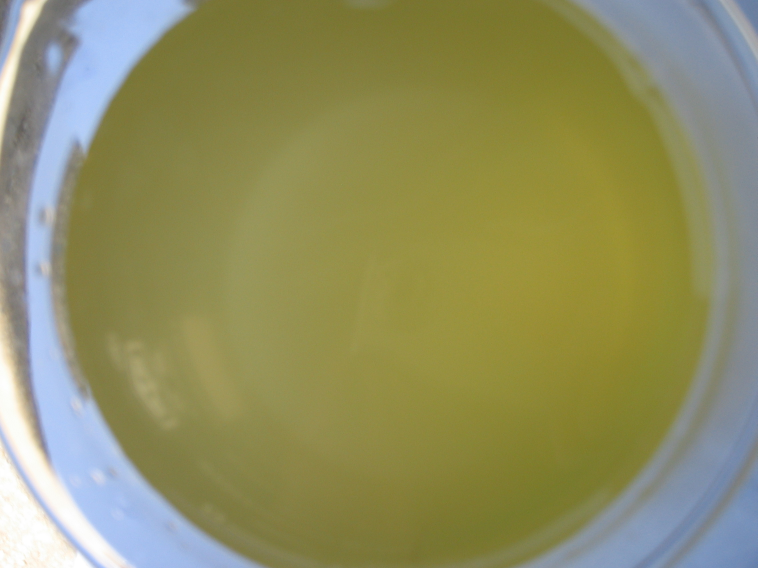
#> input picture project4/code/图片/1_11.jpg, 2272 x 1704 px, found by its file name (shown at 1/3 size); its folder holds only this picture in this run
$ python 11.3.py
#> lines starting #> are read from the running program, lines starting #| are printed output that depends on the picture
# -*- coding: utf-8 -*-
import os
file='F:\\新教材资料\\水色图像水质评价\\图片'
d=os.listdir(file)   #所有图片文件名
path=file+'\\'+d[0]  #第一个图片文件的完整路径
print(path)

from PIL import Image
import numpy as np
img = Image.open(path) #读取图片
#> img is the input picture: PIL image 2272x1704 RGB; mean R, G, B 143.9, 143.1, 96.2
img=img.resize((60,60)) #更改图片大小
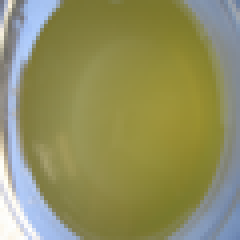
#> img: PIL image 60x60 RGB (shown 4 times larger); mean R, G, B 143.9, 143, 96.2
im= img.split()        #分离RGBA通道
R=im[0]
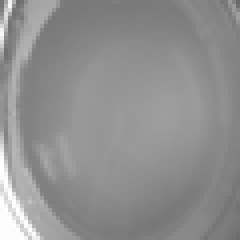
#> R: PIL image 60x60 L (shown 4 times larger); min 105, max 255, mean 143.9
G=im[1]
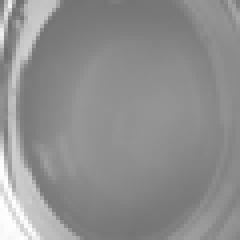
#> G: PIL image 60x60 L (shown 4 times larger); min 110, max 255, mean 143
B=im[2]
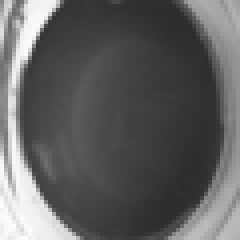
#> B: PIL image 60x60 L (shown 4 times larger); min 44, max 254, mean 96.2
img1=img.convert('L') #转化为灰图
img1=np.array(img1)   #将图像类型转换为整型
import matplotlib.pyplot as plt
plt.imshow(img1,cmap='gray')
plt.show() #显示灰图

$ run again, on project4/code/图片/1_19.jpg
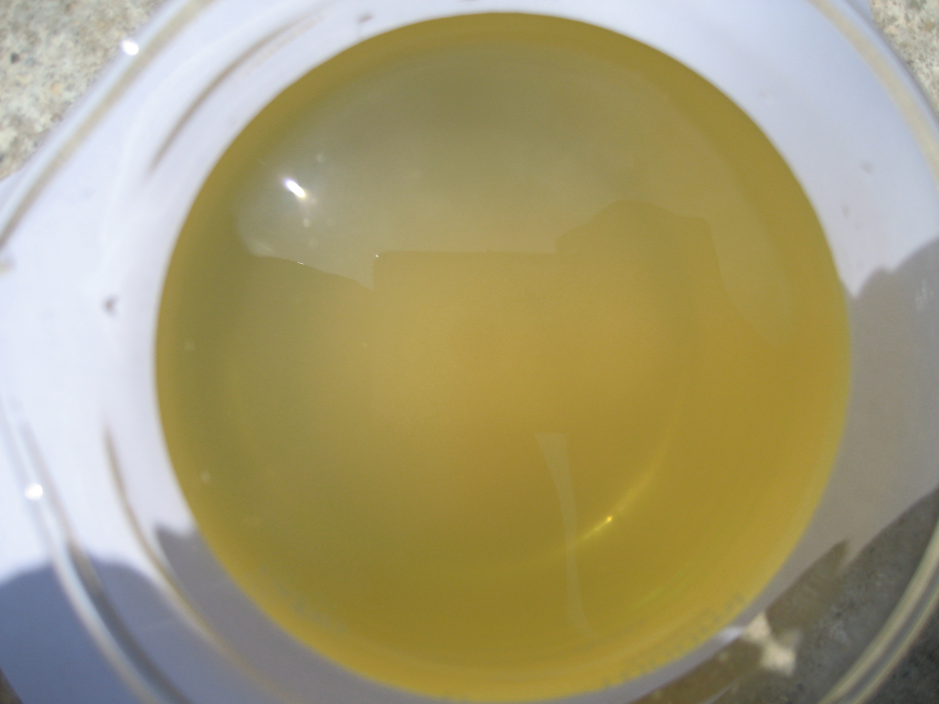
#> input picture project4/code/图片/1_19.jpg, 2816 x 2112 px, found by its file name (shown at 1/3 size)
#> img is the input picture: PIL image 2816x2112 RGB; mean R, G, B 164, 154.9, 117.1
#> img: PIL image 60x60 RGB
#> `G=im[1]`:
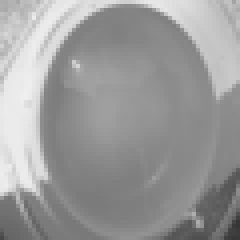
#> G: PIL image 60x60 L (shown 4 times larger); min 54, max 239, mean 154.9
#> `B=im[2]`:
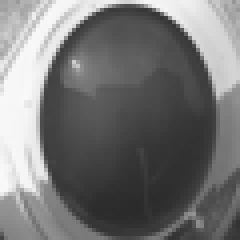
#> B: PIL image 60x60 L (shown 4 times larger); min 42, max 249, mean 117.1

$ run again, on project4/code/图片/1_20.jpg
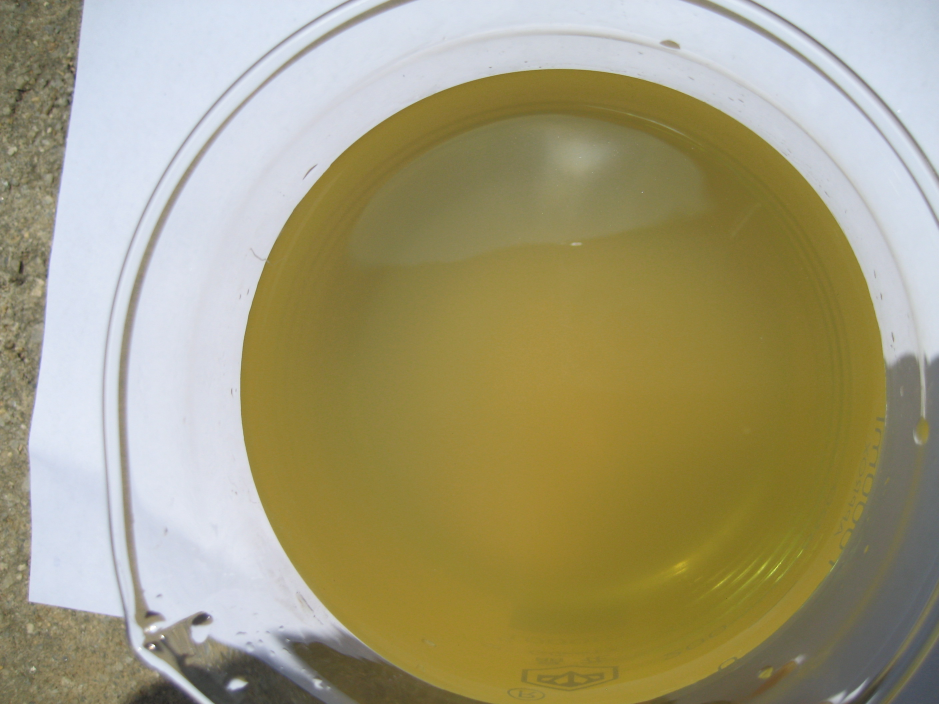
#> input picture project4/code/图片/1_20.jpg, 2816 x 2112 px, found by its file name (shown at 1/3 size)
#> img is the input picture: PIL image 2816x2112 RGB; mean R, G, B 162.9, 155.8, 121.8
#> img: PIL image 60x60 RGB
#> `G=im[1]`:
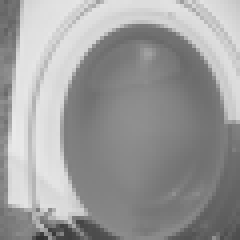
#> G: PIL image 60x60 L (shown 4 times larger); min 49, max 233, mean 155.8
#> `B=im[2]`:
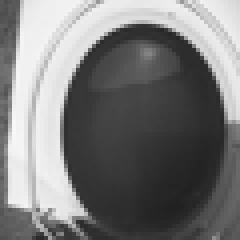
#> B: PIL image 60x60 L (shown 4 times larger); min 33, max 247, mean 121.8

$ run again, on project4/code/图片/1_15.jpg
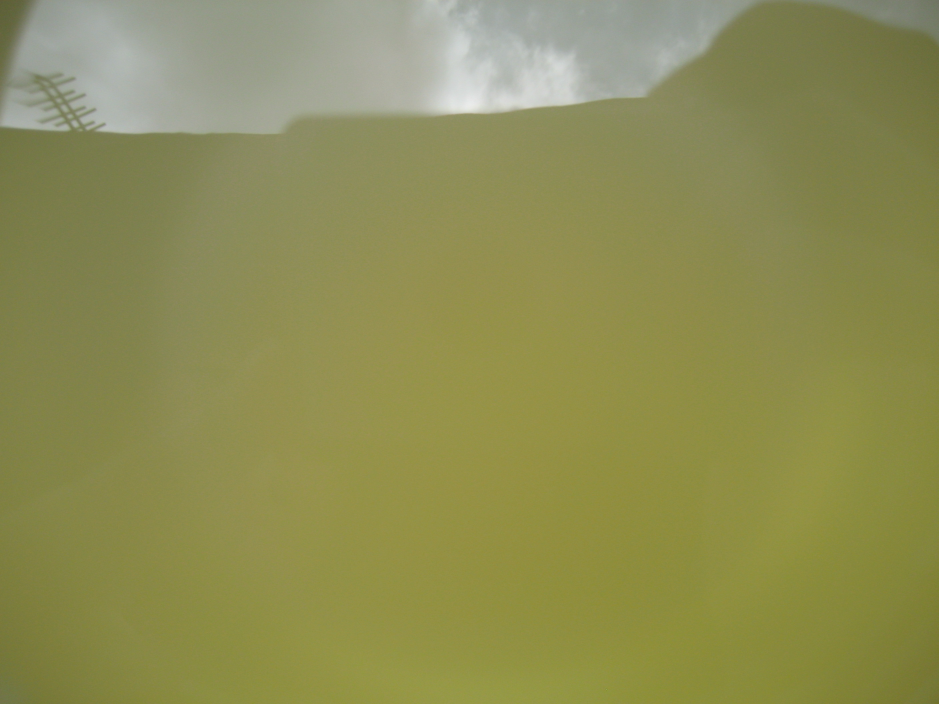
#> input picture project4/code/图片/1_15.jpg, 2816 x 2112 px, found by its file name (shown at 1/3 size)
#> img is the input picture: PIL image 2816x2112 RGB; mean R, G, B 141.8, 141.9, 83.7
#> img: PIL image 60x60 RGB
#> `B=im[2]`:
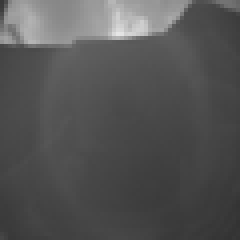
#> B: PIL image 60x60 L (shown 4 times larger); min 51, max 230, mean 83.7
